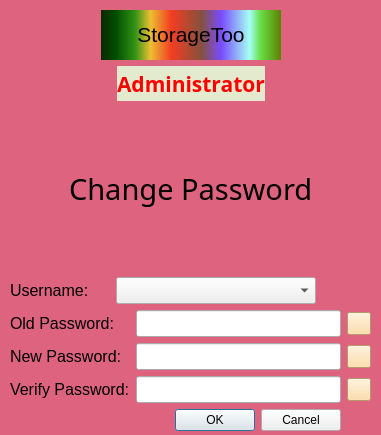
<?xml version="1.0" encoding="UTF-8"?>
<ui version="4.0">
 <class>dlgChangePassword</class>
 <widget class="QDialog" name="dlgChangePassword">
  <property name="geometry">
   <rect>
    <x>0</x>
    <y>0</y>
    <width>381</width>
    <height>435</height>
   </rect>
  </property>
  <property name="windowTitle">
   <string>Dialog</string>
  </property>
  <property name="styleSheet">
   <string notr="true">#dlgChangePassword {background-color: rgb(221, 99, 127)}</string>
  </property>
  <widget class="QWidget" name="verticalLayoutWidget">
   <property name="geometry">
    <rect>
     <x>10</x>
     <y>10</y>
     <width>361</width>
     <height>421</height>
    </rect>
   </property>
   <layout class="QVBoxLayout" name="verticalLayout">
    <item>
     <layout class="QHBoxLayout" name="horizontalLayout">
      <item>
       <spacer name="horizontalSpacer_2">
        <property name="orientation">
         <enum>Qt::Orientation::Horizontal</enum>
        </property>
        <property name="sizeHint" stdset="0">
         <size>
          <width>40</width>
          <height>20</height>
         </size>
        </property>
       </spacer>
      </item>
      <item>
       <widget class="QLabel" name="lblProgramName">
        <property name="minimumSize">
         <size>
          <width>180</width>
          <height>0</height>
         </size>
        </property>
        <property name="maximumSize">
         <size>
          <width>16777215</width>
          <height>50</height>
         </size>
        </property>
        <property name="styleSheet">
         <string notr="true">#lblProgramName {background-color: qlineargradient(spread:pad, x1:0, y1:0, x2:1, y2:0, stop:0 rgba(9, 41, 4, 255), stop:0.085 rgba(2, 79, 0, 255), stop:0.19 rgba(50, 147, 22, 255), stop:0.275 rgba(236, 191, 49, 255), stop:0.39 rgba(243, 61, 34, 255), stop:0.555 rgba(135, 81, 60, 255), stop:0.667 rgba(121, 75, 255, 255), stop:0.825 rgba(164, 255, 244, 255), stop:0.885 rgba(104, 222, 71, 255), stop:1 rgba(93, 128, 0, 255))}</string>
        </property>
        <property name="text">
         <string>&lt;html&gt;&lt;head/&gt;&lt;body&gt;&lt;p&gt;&lt;span style=&quot; font-size:16pt;&quot;&gt;StorageToo&lt;/span&gt;&lt;/p&gt;&lt;/body&gt;&lt;/html&gt;</string>
        </property>
        <property name="alignment">
         <set>Qt::AlignmentFlag::AlignCenter</set>
        </property>
       </widget>
      </item>
      <item>
       <spacer name="horizontalSpacer">
        <property name="orientation">
         <enum>Qt::Orientation::Horizontal</enum>
        </property>
        <property name="sizeHint" stdset="0">
         <size>
          <width>40</width>
          <height>20</height>
         </size>
        </property>
       </spacer>
      </item>
     </layout>
    </item>
    <item>
     <layout class="QHBoxLayout" name="horizontalLayout_2">
      <item>
       <spacer name="horizontalSpacer_4">
        <property name="orientation">
         <enum>Qt::Orientation::Horizontal</enum>
        </property>
        <property name="sizeHint" stdset="0">
         <size>
          <width>40</width>
          <height>20</height>
         </size>
        </property>
       </spacer>
      </item>
      <item>
       <widget class="QLabel" name="labelAdmin">
        <property name="maximumSize">
         <size>
          <width>16777215</width>
          <height>35</height>
         </size>
        </property>
        <property name="font">
         <font>
          <family>Script MT</family>
          <pointsize>16</pointsize>
          <bold>true</bold>
         </font>
        </property>
        <property name="styleSheet">
         <string notr="true">#labelAdmin {color : red; background-color: rgb(228, 234, 206)}</string>
        </property>
        <property name="text">
         <string>Administrator</string>
        </property>
       </widget>
      </item>
      <item>
       <spacer name="horizontalSpacer_3">
        <property name="orientation">
         <enum>Qt::Orientation::Horizontal</enum>
        </property>
        <property name="sizeHint" stdset="0">
         <size>
          <width>40</width>
          <height>20</height>
         </size>
        </property>
       </spacer>
      </item>
     </layout>
    </item>
    <item>
     <layout class="QHBoxLayout" name="horizontalLayout_3">
      <item>
       <spacer name="horizontalSpacer_6">
        <property name="orientation">
         <enum>Qt::Orientation::Horizontal</enum>
        </property>
        <property name="sizeHint" stdset="0">
         <size>
          <width>40</width>
          <height>20</height>
         </size>
        </property>
       </spacer>
      </item>
      <item>
       <widget class="QLabel" name="labelCurrentTopic">
        <property name="font">
         <font>
          <family>Old English Text MT</family>
          <pointsize>22</pointsize>
         </font>
        </property>
        <property name="text">
         <string>Change Password</string>
        </property>
       </widget>
      </item>
      <item>
       <spacer name="horizontalSpacer_5">
        <property name="orientation">
         <enum>Qt::Orientation::Horizontal</enum>
        </property>
        <property name="sizeHint" stdset="0">
         <size>
          <width>40</width>
          <height>20</height>
         </size>
        </property>
       </spacer>
      </item>
     </layout>
    </item>
    <item>
     <layout class="QHBoxLayout" name="horizontalLayout_4">
      <item>
       <widget class="QLabel" name="labelUsername">
        <property name="minimumSize">
         <size>
          <width>100</width>
          <height>0</height>
         </size>
        </property>
        <property name="font">
         <font>
          <pointsize>12</pointsize>
         </font>
        </property>
        <property name="text">
         <string>Username:</string>
        </property>
       </widget>
      </item>
      <item>
       <widget class="QComboBox" name="comboBoxUsername">
        <property name="minimumSize">
         <size>
          <width>200</width>
          <height>0</height>
         </size>
        </property>
        <property name="font">
         <font>
          <pointsize>12</pointsize>
         </font>
        </property>
       </widget>
      </item>
      <item>
       <spacer name="horizontalSpacer_7">
        <property name="orientation">
         <enum>Qt::Orientation::Horizontal</enum>
        </property>
        <property name="sizeHint" stdset="0">
         <size>
          <width>40</width>
          <height>20</height>
         </size>
        </property>
       </spacer>
      </item>
     </layout>
    </item>
    <item>
     <layout class="QGridLayout" name="gridLayout">
      <item row="2" column="2">
       <widget class="QToolButton" name="btnEyeVerifyPassword">
        <property name="styleSheet">
         <string notr="true">#btnEyeVerifyPassword {background-color: rgb(255, 214, 148)}</string>
        </property>
        <property name="text">
         <string/>
        </property>
        <property name="icon">
         <iconset>
          <normaloff>images/eye-close.png</normaloff>images/eye-close.png</iconset>
        </property>
       </widget>
      </item>
      <item row="3" column="1">
       <widget class="QDialogButtonBox" name="buttonBox">
        <property name="orientation">
         <enum>Qt::Orientation::Horizontal</enum>
        </property>
        <property name="standardButtons">
         <set>QDialogButtonBox::StandardButton::Cancel|QDialogButtonBox::StandardButton::Ok</set>
        </property>
       </widget>
      </item>
      <item row="2" column="1">
       <widget class="QLineEdit" name="txtVerifyPassword">
        <property name="font">
         <font>
          <pointsize>12</pointsize>
         </font>
        </property>
        <property name="echoMode">
         <enum>QLineEdit::EchoMode::Password</enum>
        </property>
       </widget>
      </item>
      <item row="1" column="2">
       <widget class="QToolButton" name="btnEyeNewPassword">
        <property name="styleSheet">
         <string notr="true">#btnEyeNewPassword {background-color: rgb(255, 214, 148)}</string>
        </property>
        <property name="text">
         <string/>
        </property>
        <property name="icon">
         <iconset>
          <normaloff>images/eye-close.png</normaloff>images/eye-close.png</iconset>
        </property>
       </widget>
      </item>
      <item row="0" column="2">
       <widget class="QToolButton" name="btnEyeOldPassword">
        <property name="styleSheet">
         <string notr="true">#btnEyeOldPassword {background-color: rgb(255, 214, 148)}</string>
        </property>
        <property name="text">
         <string/>
        </property>
        <property name="icon">
         <iconset>
          <normaloff>images/eye-close.png</normaloff>images/eye-close.png</iconset>
        </property>
       </widget>
      </item>
      <item row="1" column="0">
       <widget class="QLabel" name="labelNewPassword">
        <property name="font">
         <font>
          <pointsize>12</pointsize>
         </font>
        </property>
        <property name="text">
         <string>New Password:</string>
        </property>
       </widget>
      </item>
      <item row="1" column="1">
       <widget class="QLineEdit" name="txtNewPassword">
        <property name="font">
         <font>
          <pointsize>12</pointsize>
         </font>
        </property>
        <property name="echoMode">
         <enum>QLineEdit::EchoMode::Password</enum>
        </property>
       </widget>
      </item>
      <item row="0" column="0">
       <widget class="QLabel" name="labelOldPassword">
        <property name="font">
         <font>
          <pointsize>12</pointsize>
         </font>
        </property>
        <property name="text">
         <string>Old Password:</string>
        </property>
       </widget>
      </item>
      <item row="2" column="0">
       <widget class="QLabel" name="labelVerifyPassword">
        <property name="font">
         <font>
          <pointsize>12</pointsize>
         </font>
        </property>
        <property name="text">
         <string>Verify Password:</string>
        </property>
       </widget>
      </item>
      <item row="0" column="1">
       <widget class="QLineEdit" name="txtOldPassword">
        <property name="font">
         <font>
          <pointsize>12</pointsize>
         </font>
        </property>
        <property name="echoMode">
         <enum>QLineEdit::EchoMode::Password</enum>
        </property>
       </widget>
      </item>
     </layout>
    </item>
   </layout>
  </widget>
 </widget>
 <tabstops>
  <tabstop>txtOldPassword</tabstop>
  <tabstop>txtVerifyPassword</tabstop>
  <tabstop>btnEyeOldPassword</tabstop>
 </tabstops>
 <resources/>
 <connections>
  <connection>
   <sender>buttonBox</sender>
   <signal>accepted()</signal>
   <receiver>dlgChangePassword</receiver>
   <slot>accept()</slot>
   <hints>
    <hint type="sourcelabel">
     <x>248</x>
     <y>254</y>
    </hint>
    <hint type="destinationlabel">
     <x>157</x>
     <y>274</y>
    </hint>
   </hints>
  </connection>
  <connection>
   <sender>buttonBox</sender>
   <signal>rejected()</signal>
   <receiver>dlgChangePassword</receiver>
   <slot>reject()</slot>
   <hints>
    <hint type="sourcelabel">
     <x>316</x>
     <y>260</y>
    </hint>
    <hint type="destinationlabel">
     <x>286</x>
     <y>274</y>
    </hint>
   </hints>
  </connection>
 </connections>
</ui>
